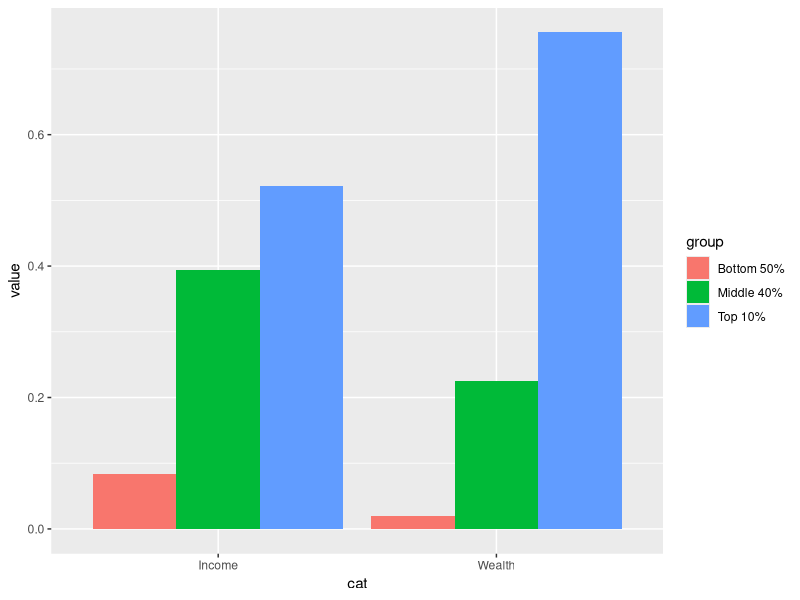

The R source for this figure: (Note: this script raises an error after producing the figure.)
## ---- chunk 1
library(tidyverse)
library(readxl)
## ---- chunk 2
excel_sheets("data/WIR2022s.xlsx")
## ---- chunk 3
df_f1 <- read_excel("data/WIR2022s.xlsx", sheet = "data-F1")
df_f1
## ---- chunk 4
df_f1_rev <- df_f1 %>% select(cat = ...1, 2:4) %>%
  pivot_longer(2:4, names_to = "group", values_to = "value")
df_f1_rev
## ---- chunk 5
df_f1_rev %>%
  ggplot(aes(x = cat, y = value, fill = group)) +
  geom_col(position = "dodge")
## ---- chunk 6
knitr::include_graphics("data/tidy-1.png")
## ---- chunk 7
df_f1
## ---- chunk 8
(df_f1_rev <- df_f1 %>% pivot_longer(-1, names_to = "group", values_to = "value"))
## ---- chunk 9
df_f1_rev %>% 
  ggplot(aes(x = ...1, y = value, fill = group)) +
  geom_col(position = "dodge")
## ---- chunk 10
df_f1_rev %>% filter(group != "Top 1%") %>%
  ggplot() +
  geom_col(aes(x = ...1, y = value, fill = group), position = "dodge") +
  geom_text(aes(x = ...1, y = value, group = group, 
            label = scales::label_percent(accuracy=1)(value)), 
            position = position_dodge(width = 0.9)) + 
  scale_y_continuous(labels = scales::percent_format(accuracy = 1)) +
  labs(title = "Figure 1. Global income and wealth inequality, 2021",
       x = "", y = "Share of total income or wealth", fill = "")
## ---- chunk 11
df_f2 <- read_excel("data/WIR2022s.xlsx", sheet = "data-F2")
df_f2
## ---- chunk 12
df_f2 %>% pivot_longer(cols = 3:5, names_to = "group", values_to = "value")
## ---- chunk 13
df_f2 %>% pivot_longer(cols = 3:5, names_to = "group", values_to = "value") %>%
  ggplot(aes(x = iso, y = value, fill = group)) +
  geom_col(position = "dodge")
## ---- chunk 14
df_f2 %>% pivot_longer(cols = 3:5, names_to = "group", values_to = "value")
## ---- chunk 15
df_f3 <- read_excel("data/WIR2022s.xlsx", sheet = "data-F3")
df_f3
## ---- chunk 16
knitr::include_graphics("data/F3.png")
## ---- chunk 17
df_f3$T10B50 %>% summary()
## ---- chunk 18
df_f3 %>% ggplot() + geom_histogram(aes(T10B50))
## ---- chunk 19
df_f3 %>% arrange(desc(T10B50))
## ---- chunk 20
df_f3 %>% 
  mutate(`Top 10 Bottom 50 Ratio` = cut(T10B50,breaks = c(5, 12, 13, 16, 19,140), 
                                        include.lowest = FALSE)) 
## ---- chunk 21
world_map <- map_data("world")
df_f3 %>% mutate(`Top 10 Bottom 50 Ratio` = cut(T10B50,breaks = c(5, 12, 13, 16, 19,140), 
                                        include.lowest = FALSE)) %>%
  ggplot(aes(map_id = Country)) + 
  geom_map(aes(fill = `Top 10 Bottom 50 Ratio`), map = world_map) + 
  expand_limits(x = world_map$long, y = world_map$lat)
## ---- chunk 22
world_map_wir <- world_map
world_map_wir$region[
  world_map_wir$region=="Democratic Republic of the Congo"]<-"DR Congo"
world_map_wir$region[world_map_wir$region=="Republic of Congo"]<-"Congo"
world_map_wir$region[world_map_wir$region=="Ivory Coast"]<-"Cote dIvoire"
world_map_wir$region[world_map_wir$region=="Vietnam"]<-"Viet Nam"
world_map_wir$region[world_map_wir$region=="Russia"]<-"Russian Federation"
world_map_wir$region[world_map_wir$region=="South Korea"]<-"Korea"
world_map_wir$region[world_map_wir$region=="UK"]<-"United Kingdom"
world_map_wir$region[world_map_wir$region=="Brunei"]<-"Brunei Darussalam"
world_map_wir$region[world_map_wir$region=="Laos"]<-"Lao PDR"
world_map_wir$region[world_map_wir$region=="Cote dIvoire"]<-"Cote d'Ivoire"
world_map_wir$region[world_map_wir$region=="Cape Verde"]<- "Cabo Verde"
world_map_wir$region[world_map_wir$region=="Syria"]<- "Syrian Arab Republic"
world_map_wir$region[world_map_wir$region=="Trinidad"]<- "Trinidad and Tobago"
world_map_wir$region[world_map_wir$region=="Tobago"]<- "Trinidad and Tobago"
## ---- chunk 23
df_f3 %>% mutate(`Top 10 Bottom 50 Ratio` = 
    cut(T10B50, breaks = c(5, 12, 13, 16, 19,140), include.lowest = FALSE)) %>%
  ggplot(aes(map_id = Country)) + 
  geom_map(aes(fill = `Top 10 Bottom 50 Ratio`), 
    map = world_map_wir) + 
    expand_limits(x = world_map_wir$long, y = world_map_wir$lat)
## ---- chunk 24
df_f3 %>% mutate(`Top 10 Bottom 50 Ratio` = 
    cut(T10B50,breaks = c(5, 12, 13, 16, 19,140), include.lowest = FALSE)) %>%
  ggplot(aes(map_id = Country)) + geom_map(aes(fill = `Top 10 Bottom 50 Ratio`), 
    map = world_map_wir) + expand_limits(x = world_map_wir$long, y = world_map_wir$lat) + 
  coord_map("orthographic", orientation = c(25, 60, 0))
## ---- chunk 25
df_f3 %>% mutate(`Top 10 Bottom 50 Ratio` = 
  cut(T10B50,breaks = c(5, 12, 13, 16, 19,140), include.lowest = FALSE)) %>%
  ggplot(aes(map_id = Country)) + geom_map(aes(fill = `Top 10 Bottom 50 Ratio`), 
    map = world_map_wir) + expand_limits(x = world_map_wir$long, y = world_map_wir$lat) + 
  coord_map("orthographic", orientation = c(15, -80, 0))
## ---- chunk 26
df_f3 %>% mutate(`Top 10 Bottom 50 Ratio` = 
  cut(T10B50,breaks = c(5, 12, 13, 16, 19,140), include.lowest = FALSE)) %>%
  ggplot(aes(map_id = Country)) + geom_map(aes(fill = `Top 10 Bottom 50 Ratio`), 
    map = world_map_wir) + 
  expand_limits(x = world_map_wir$long, y = world_map_wir$lat)
## ---- chunk 27
df_f3 %>% 
  mutate(`Top 10 Bottom 50 Ratio` = cut(T10B50,breaks = c(5, 12, 13, 16, 19,140), include.lowest = FALSE)) %>%
  ggplot(aes(map_id = Country)) + geom_map(aes(fill = `Top 10 Bottom 50 Ratio`), map = world_map_wir) + expand_limits(x = world_map_wir$long, y = world_map_wir$lat)  + 
  labs(title = "Figure 3. Top 10/Bottom 50 income gaps across the world, 2021",
       x = "", y = "", fill = "Top 10/Bottom 50 ratio") +
  theme(legend.position="bottom", 
        axis.text.x=element_blank(), axis.ticks.x=element_blank(),
        axis.text.y=element_blank(), axis.ticks.y=element_blank()) + 
  scale_fill_brewer(palette='YlOrRd')
## ---- chunk 28
df_f3 %>% anti_join(world_map_wir, by = c("Country" = "region"))
## ---- chunk 29
(df_f5 <- read_excel("data/WIR2022s.xlsx", sheet = "data-F5"))
## ---- chunk 30
df_f5 %>% ggplot(aes(x = y, y = t10b50)) + geom_line() + geom_smooth(span=0.25, se=FALSE)
## ---- chunk 31
df_f9 <- read_excel("data/WIR2022s.xlsx", sheet = "data-F9"); df_f9
## ---- chunk 32
df_f9 %>% 
  ggplot(aes(x = p, y = `Wealth growth 1995-2021`)) + geom_smooth(span = 0.30, se = FALSE)
## ---- chunk 33
df_f7 <- read_excel("data/WIR2022s.xlsx", sheet = "data-F7"); df_f7
## ---- chunk 34
df_f7 %>% 
  pivot_longer(cols = 2:4, names_to = "type", values_to = "value") %>%
  ggplot(aes(x = y, y = value, color = type)) +
  stat_smooth(formula = y~x, method = "loess", span = 0.25, se = FALSE)
## ---- chunk 35
df_f10 <- read_excel("data/WIR2022s.xlsx", sheet = "data-F10"); df_f10
## ---- chunk 36
df_f10 %>% 
  select(year, "Global Billionaire Wealth" = bn_hhweal, "Top 0.01%" = top0.1_hhweal) %>%
  pivot_longer(!year, names_to = "group",".value", values_to = "value")
## ---- chunk 37
df_f10 %>% 
  select(year, "Global Billionaire Wealth" = bn_hhweal, "Top 0.01%" = top0.1_hhweal) %>%
  pivot_longer(!year, names_to = "group",".value", values_to = "value") %>%
  ggplot() +
  stat_smooth(aes(x = year, y = value, color = group), formula = y~x, method = "loess", span = 0.25, se = FALSE)
## ---- chunk 38
df_f6 <- read_excel("data/WIR2022s.xlsx", sheet = "data-F6"); df_f6
## ---- chunk 39
df_f6 %>% select(year = "...1", 2:3) %>%
  pivot_longer(cols = 2:3, names_to = "type", values_to = "value") %>%
  mutate(types = factor(type, 
      levels = c("Within-country inequality", "Between-country inequality"))) %>%
  ggplot(aes(x = year, y = value, fill = types)) +
  geom_area() +
  scale_y_continuous(labels = scales::percent_format(accuracy = 1)) +
  scale_x_continuous(breaks = round(seq(1820, 2020, by = 20),1)) + 
  scale_fill_manual(values=rev(scales::hue_pal()(2)), 
      labels = function(x) str_wrap(x, width = 15)) +
  labs(title = "Figure 6. Global income inequality: 
       \nBetween vs. within country inequality (Theil index), 1820-2020",
       x = "", y = "Share of global inequality (% of total Theil index)", fill = "") + 
  annotate("text", x = 1850, y = 0.28, 
      label = stringr::str_wrap("1820: Between country inequality represents 11% 
                                of global inequality", width = 20), size = 3) + 
  annotate("text", x = 1980, y = 0.70, 
      label = stringr::str_wrap("1980: Between country inequality represents 57% 
                                of global inequality", width = 20), size = 3) +
  annotate("text", x = 1990, y = 0.30, 
      label = stringr::str_wrap("2020: Between country inequality represents 32% 
                                of global inequality", width = 20), size = 3)
## ---- chunk 40
df_f11 <- read_excel("data/WIR2022s.xlsx", sheet = "data-F11"); df_f11
## ---- chunk 41
df_f11 %>% rename(!year, US_bot50 = USbot50, US_top1 = UStop1, 
                  EU_bot50 = EUbot50, EU_top1 = EUtop1) 
## ---- chunk 42
df_f11 %>% 
  rename(!year, US_bot50 = USbot50, US_top1 = UStop1, EU_bot50 = EUbot50, EU_top1 = EUtop1) %>%
  pivot_longer(!year, names_to = c("group",".value"), names_sep = "_")
## ---- chunk 43
df_f11 %>% 
  rename(!year, US_bot50 = USbot50, US_top1 = UStop1, EU_bot50 = EUbot50, EU_top1 = EUtop1) %>%
  pivot_longer(!year, names_to = c("group",".value"), names_sep = "_") %>%
  pivot_longer(3:4, names_to = "type", values_to = "value") 
## ---- chunk 44
df_f11 %>% 
  rename(!year, US_bot50 = USbot50, US_top1 = UStop1, EU_bot50 = EUbot50, EU_top1 = EUtop1) %>%
  pivot_longer(!year, names_to = c("group",".value"), names_sep = "_") %>%
  pivot_longer(3:4, names_to = "type", values_to = "value") %>%
  ggplot() +
  stat_smooth(aes(x = year, y = value, color = group, linetype = type), formula = y ~ x, method = "loess", span = 0.25, se = FALSE) +
  scale_x_continuous(breaks = round(seq(1910, 2020, by = 10),1)) +
  scale_y_continuous(labels = scales::percent_format(accuracy = 1)) +
  labs(title = "Figure 11. Top 1% vs bottom 50% wealth shares \n in Western Europe and the US, 1910-2020", 
       x = "", y = "Share of total personal wealth (%)", color = "", linetype = "") +
  scale_linetype_manual(values = c("dotted","solid")) +
  annotate("text", x = 2000, y = 0.50, label = stringr::str_wrap("Wealth inequality has been rising at different speeds after a historical decline. The bottom 50% has always been extremely low.", width = 30), size = 3)
## ---- chunk 45
df_f8 <- read_excel("data/WIR2022s.xlsx", sheet = "data-F8"); df_f8
## ---- chunk 46
df_f8 %>% 
  select(year, Germany_public = Germany, Germany_private = 'Germany (private)', 
         Spain_public = Spain, Spain_private = 'Spain (private)', 
         France_public = France, France_private = 'France (private)', 
         UK_public  = UK, UK_private = 'UK (private)', 
         Japan_public = Japan, Japan_private = 'Japan (private)', 
         Norway_public = Norway, Norway_private = 'Norway (private)',
         USA_public = USA, USA_private = 'USA (private)')
## ---- chunk 47
df_f8 %>% 
  select(year, Germany_public = Germany, Germany_private = 'Germany (private)', 
         Spain_public = Spain, Spain_private = 'Spain (private)', 
         France_public = France, France_private = 'France (private)', 
         UK_public  = UK, UK_private = 'UK (private)', 
         Japan_public = Japan, Japan_private = 'Japan (private)', 
         Norway_public = Norway, Norway_private = 'Norway (private)',
         USA_public = USA, USA_private = 'USA (private)') %>%
  pivot_longer(!year, names_to = c("country",".value"), names_sep = "_")
## ---- chunk 48
df_f8 %>% 
  select(year, Germany_public = Germany, Germany_private = 'Germany (private)', 
         Spain_public = Spain, Spain_private = 'Spain (private)', 
         France_public = France, France_private = 'France (private)', 
         UK_public  = UK, UK_private = 'UK (private)', 
         Japan_public = Japan, Japan_private = 'Japan (private)', 
         Norway_public = Norway, Norway_private = 'Norway (private)',
         USA_public = USA, USA_private = 'USA (private)') %>%
  pivot_longer(!year, names_to = c("country",".value"), names_sep = "_") %>%
  pivot_longer(3:4, names_to = "type", values_to = "value") 
## ---- chunk 49
df_f8 %>% 
  select(year, Germany_public = Germany, Germany_private = 'Germany (private)', 
         Spain_public = Spain, Spain_private = 'Spain (private)', 
         France_public = France, France_private = 'France (private)', 
         UK_public  = UK, UK_private = 'UK (private)', 
         Japan_public = Japan, Japan_private = 'Japan (private)', 
         Norway_public = Norway, Norway_private = 'Norway (private)',
         USA_public = USA, USA_private = 'USA (private)') %>%
  pivot_longer(!year, names_to = c("country",".value"), names_sep = "_") %>%
  pivot_longer(3:4, names_to = "type", values_to = "value") %>%
  ggplot() +
  stat_smooth(aes(x = year, y = value, color = country, linetype = type), 
              formula = y~x, method = "loess", span = 0.25, se = FALSE, size=0.75) +
  scale_y_continuous(labels = scales::percent_format(accuracy = 1)) +
  labs(title = "Figure 8. The rise of private versus the decline of public wealth 
       \nin rich countries, 1970-2020", 
       x = "", y = "wealth as as % of national income", color = "", type = "")
## ---- chunk 50
df_f15 <- read_excel("data/WIR2022s.xlsx", sheet = "data-F15"); df_f15
## ---- chunk 51
df_f15 %>% mutate(region = rep(regionWID[!is.na(regionWID)], each = 3)) %>%
  select(region, group, tcap) %>%
  ggplot(aes(x = region, y = tcap, fill = group)) +
  geom_col(position = "dodge") + 
  scale_x_discrete(labels = function(x) stringr::str_wrap(x, width = 10)) +
  labs(title = "Figure 15 Per capita emissions across the world, 2019", 
       x = "", y = "tonnes of CO2e per person per year", fill = "")
## ---- chunk 52
df_f8 %>% 
  select(year, Germany_public = Germany, Germany_private = 'Germany (private)', 
         Spain_public = Spain, Spain_private = 'Spain (private)', 
         France_public = France, France_private = 'France (private)', 
         UK_public  = UK, UK_private = 'UK (private)', 
         Japan_public = Japan, Japan_private = 'Japan (private)', 
         Norway_public = Norway, Norway_private = 'Norway (private)',
         USA_public = USA, USA_private = 'USA (private)') %>%
  pivot_longer(!year, names_to = c("country",".value"), names_sep = "_") %>%
  pivot_longer(3:4, names_to = "type", values_to = "value") %>%
  ggplot() +
  stat_smooth(aes(x = year, y = value, color = country, linetype = type), formula = y~x, method = "loess", span = 0.25, se = FALSE, size=0.75) +
  scale_y_continuous(labels = scales::percent_format(accuracy = 1)) +
  labs(title = "Figure 8. The rise of private versus the decline of public wealth \nin rich countries, 1970-2020", 
       x = "", y = "wealth as as % of national income", color = "", type = "")
